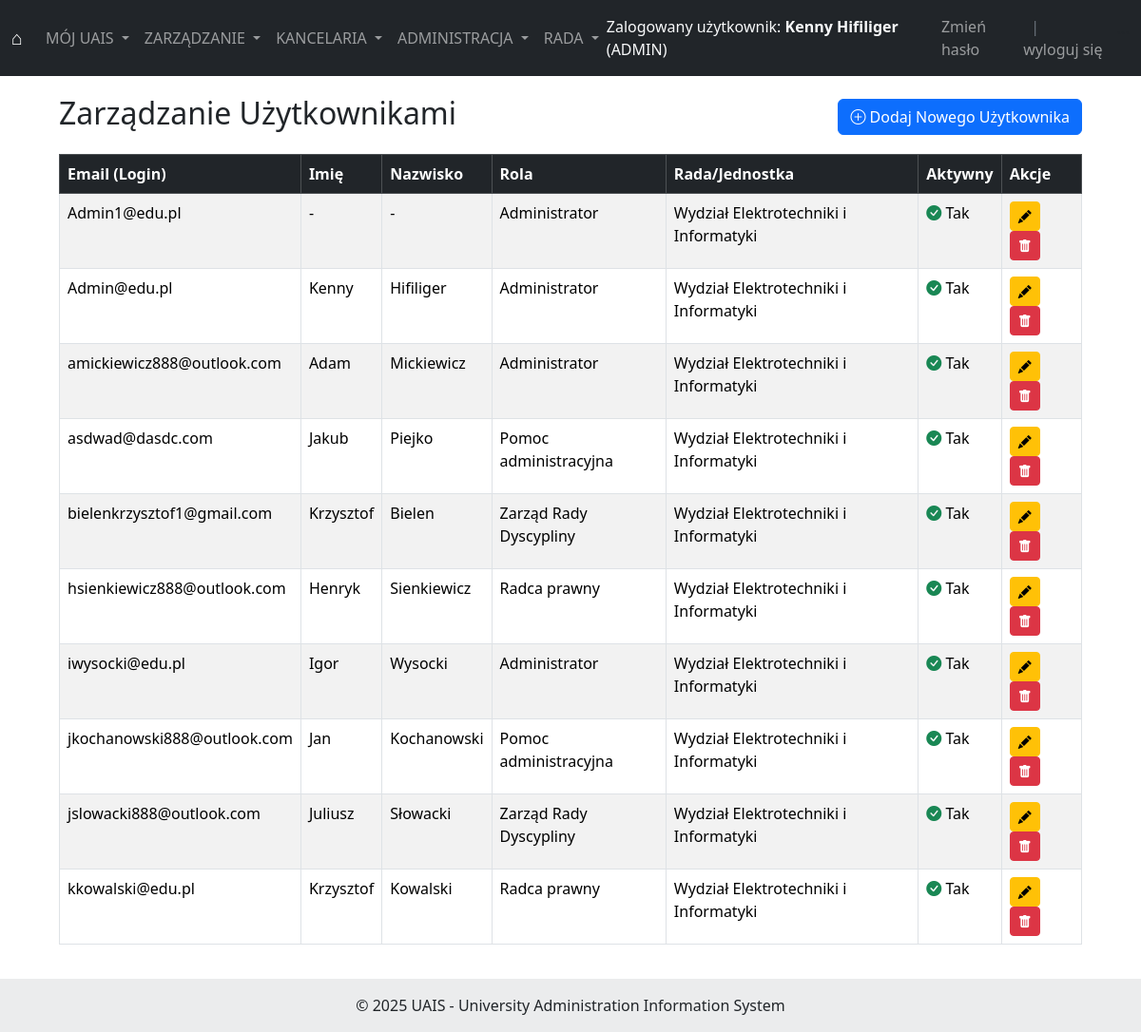
Screenshot of /manage/users/ (signed in) with the database file from the repository.
### users/models.py (models this page shows, shortened)
class User(AbstractUser):
    class Role(models.TextChoices):
        ADMIN = 'ADMIN', _('Administrator')
        PRAWNIK = 'PRAWNIK', _('Radca prawny')
        OBSLUGA = 'OBSLUGA', _('Pomoc administracyjna') # Zmieniona nazwa wyświetlana
        RADA = 'RADA', _('Zarząd Rady Dyscypliny')     # Zmieniona nazwa wyświetlana
    role = models.CharField(
        _('Rola'),
        max_length=50,
        choices=Role.choices,
        null=True,
        blank=True
    )
    rada_wydzialu = models.CharField(
        _('Rada/Jednostka'),
        max_length=255,
        blank=True, # Pole może być puste
        default='Wydział Elektrotechniki i Informatyki' # Domyślna wartość
    )
    email = models.EmailField(_('email address'), unique=True)
    USERNAME_FIELD = 'email'
    REQUIRED_FIELDS = ['username']

### management/views.py (the view, shortened to what this page needs)
# urls.py: path('users/', UserListView.as_view(), name='user_list'),
class UserListView(LoginRequiredMixin, UserPassesTestMixin, ListView):
    model = User
    template_name = 'management/user_list.html'
    context_object_name = 'users_list'
    paginate_by = 15
    def test_func(self):
        return self.request.user.role == User.Role.ADMIN or self.request.user.is_superuser
    def get_queryset(self):
        return User.objects.all().order_by('email')

### templates/management/user_list.html (shortened to what this page needs)
{% extends 'base.html' %}
{% block content %}
<div class="container mt-4">
    <div class="d-flex justify-content-between align-items-center mb-3">
        <h2>Zarządzanie Użytkownikami</h2>
        <a href="{% url 'management:user_add' %}" class="btn btn-primary">
            <i class="bi bi-plus-circle"></i> Dodaj Nowego Użytkownika
        </a>
    </div>
    <div class="table-responsive">
        <table class="table table-striped table-hover table-bordered">
            <thead class="table-dark">
                <tr>
                    <th scope="col">Email (Login)</th>
                    <th scope="col">Imię</th>
                    <th scope="col">Nazwisko</th>
                    <th scope="col">Rola</th>
                    <th scope="col">Rada/Jednostka</th>
                    <th scope="col">Aktywny</th>
                    <th scope="col">Akcje</th>
                </tr>
            </thead>
            <tbody>
                {% for user_obj in users_list %}
                <tr>
                    <td>{{ user_obj.email }}</td>
                    <td>{{ user_obj.first_name|default:"-" }}</td>
                    <td>{{ user_obj.last_name|default:"-" }}</td>
                    <td>{{ user_obj.get_role_display|default:"Brak" }}</td>
                    <td>{{ user_obj.rada_wydzialu|default:"-" }}</td>
                    <td>
                        {% if user_obj.is_active %}
                            <i class="bi bi-check-circle-fill text-success"></i> Tak
                        {% else %}
                            <i class="bi bi-x-circle-fill text-danger"></i> Nie
                        {% endif %}
                    </td>
                    <td>
                        <a href="{% url 'management:user_update' pk=user_obj.pk %}" class="btn btn-sm btn-warning me-1" title="Edytuj">
                            <i class="bi bi-pencil-fill"></i>
                        </a>
                        <a href="{% url 'management:user_delete' pk=user_obj.pk %}" class="btn btn-sm btn-danger" title="Usuń">
                            <i class="bi bi-trash-fill"></i>
                        </a>
                    </td>
                </tr>
                {% empty %}
                <tr>
                    <td colspan="7" class="text-center">Nie znaleziono użytkowników.</td>
                </tr>
                {% endfor %}
            </tbody>
        </table>
    </div>
</div>
{% endblock %}

### templates/base.html (shortened to what this page needs)
<!doctype html>
<html lang="pl">
<head>
    <link href="https://cdn.jsdelivr.net/npm/bootstrap@5.3.3/dist/css/bootstrap.min.css" rel="stylesheet">
    <link rel="stylesheet" href="https://cdn.jsdelivr.net/npm/bootstrap-icons@1.11.3/font/bootstrap-icons.min.css">
</head>
<body>
<nav class="navbar navbar-expand-lg navbar-dark bg-dark fixed-top">
    <div class="container-fluid">
        <a class="navbar-brand" href="{% url 'home' %}">⌂</a>
        <div class="collapse navbar-collapse" id="navbarNavDropdown">
            <ul class="navbar-nav me-auto mb-2 mb-lg-0">
                <li class="nav-item dropdown">
                    <a class="nav-link dropdown-toggle" href="#" id="mojUaisMenuLink" role="button" data-bs-toggle="dropdown" aria-expanded="false">
                        MÓJ UAIS
                    </a>
                </li>
                {% if user.is_authenticated %}
                    {% with allowed_roles=user.Role.ADMIN %}
                    <li class="nav-item dropdown">
                        <a class="nav-link dropdown-toggle {% if user.role != user.Role.ADMIN and not user.is_superuser %}disabled{% endif %}"
                           href="#"
                           id="managementMenuLink"
                           role="button"
                           data-bs-toggle="dropdown"
                           aria-expanded="false"
                           >
                            ZARZĄDZANIE
                        </a>
                    </li>
                    {% endwith %}
                    {% with allowed_roles=user.Role.PRAWNIK|stringformat:"s,"|add:user.Role.ADMIN %}
                    <li class="nav-item dropdown">
                        <a class="nav-link dropdown-toggle {% if user.role not in allowed_roles and not user.is_superuser %}disabled{% endif %}"
                           href="#"
                           id="kancelariaMenuLink"
                           role="button"
                           data-bs-toggle="dropdown"
                           aria-expanded="false"
                           >
                            KANCELARIA
                        </a>
                    </li>
                    {% endwith %}
                    {% with allowed_roles=user.Role.OBSLUGA|stringformat:"s,"|add:user.Role.ADMIN %}
                    <li class="nav-item dropdown">
                        <a class="nav-link dropdown-toggle {% if user.role not in allowed_roles and not user.is_superuser %}disabled{% endif %}"
                           href="#"
                           id="administracjaMenuLink"
                           role="button"
                           data-bs-toggle="dropdown"
                           aria-expanded="false"
                           >
                            ADMINISTRACJA
                        </a>
                    </li>
                     {% endwith %}
                    {% with allowed_roles=user.Role.RADA|stringformat:"s,"|add:user.Role.ADMIN %}
                    <li class="nav-item dropdown">
                        <a class="nav-link dropdown-toggle {% if user.role not in allowed_roles and not user.is_superuser %}disabled{% endif %}"
                           href="#"
                           id="radaMenuLink"
                           role="button"
                           data-bs-toggle="dropdown"
                           aria-expanded="false"
                           >
                            RADA
                        </a>
                    </li>
                     {% endwith %}
                {% endif %}
            </ul>
            <ul class="navbar-nav ms-auto mb-2 mb-lg-0 align-items-center">
                {% if user.is_authenticated %}
                    <li class="nav-item text-light me-3">
                        Zalogowany użytkownik:
                        <strong>{% if user.first_name and user.last_name %}{{ user.first_name }} {{ user.last_name }}{% else %}{{ user.username }}{% endif %}</strong>
                        ({% if user.role %}{{ user.role|upper }}{% else %}BRAK ROLI{% endif %})
                    </li>
                    <li class="nav-item">
                        <a class="nav-link" href="{% url 'password_change' %}">Zmień hasło</a>
                    </li>
                    <li class="nav-item">
                        <span class="text-secondary ms-2 me-2">|</span>
                        <form class="d-inline" method="post" action="{% url 'logout' %}">
                            <button type="submit" class="btn btn-link nav-link d-inline p-0 m-0 align-baseline">
                                wyloguj się
                            </button>
                        </form>
                    </li>
                {% else %}
                    <li class="nav-item">
                        <a class="nav-link {% if request.resolver_match.url_name == 'login' %}active{% endif %}" href="{% url 'login' %}">Zaloguj się</a>
                    </li>
                {% endif %}
            </ul>```
        </div>
    </div>
</nav>
<div class="container content-wrapper">
    {% block content %}
    {% endblock %}
</div>
<footer class="bg-light text-center text-lg-start mt-auto">
  <div class="text-center p-3" style="background-color: rgba(0, 0, 0, 0.05);">
    © {% now "Y" %} UAIS - University Administration Information System
  </div>
</footer>
</body>
</html>

### templates/base.html (style rules this page uses)
body { padding-top: 56px; }
.content-wrapper { padding: 20px; min-height: calc(100vh - 56px - 58px); }

### rows the page displays
User: first_name "Kenny", last_name "Hifiliger", role "ADMIN", email "Admin@edu.pl", role "Administrator", rada_wydzialu "Wydział Elektrotechniki i Informatyki", is_active True (drawn)
User: email "Admin1@edu.pl", first_name "-", last_name "-", role "Administrator", rada_wydzialu "Wydział Elektrotechniki i Informatyki", is_active True (drawn)
User: email "amickiewicz888@outlook.com", first_name "Adam", last_name "Mickiewicz", role "Administrator", rada_wydzialu "Wydział Elektrotechniki i Informatyki", is_active True (drawn)
User: email "asdwad@dasdc.com", first_name "Jakub", last_name "Piejko", role "Pomoc administracyjna", rada_wydzialu "Wydział Elektrotechniki i Informatyki", is_active True (drawn)
User: email "bielenkrzysztof1@gmail.com", first_name "Krzysztof", last_name "Bielen", role "Zarząd Rady Dyscypliny", rada_wydzialu "Wydział Elektrotechniki i Informatyki", is_active True (drawn)
User: email "hsienkiewicz888@outlook.com", first_name "Henryk", last_name "Sienkiewicz", role "Radca prawny", rada_wydzialu "Wydział Elektrotechniki i Informatyki", is_active True (drawn)
User: email "iwysocki@edu.pl", first_name "Igor", last_name "Wysocki", role "Administrator", rada_wydzialu "Wydział Elektrotechniki i Informatyki", is_active True (drawn)
User: email "jkochanowski888@outlook.com", first_name "Jan", last_name "Kochanowski", role "Pomoc administracyjna", rada_wydzialu "Wydział Elektrotechniki i Informatyki", is_active True (drawn)
User: email "jslowacki888@outlook.com", first_name "Juliusz", last_name "Słowacki", role "Zarząd Rady Dyscypliny", rada_wydzialu "Wydział Elektrotechniki i Informatyki", is_active True (drawn)
User: email "kkowalski@edu.pl", first_name "Krzysztof", last_name "Kowalski", role "Radca prawny", rada_wydzialu "Wydział Elektrotechniki i Informatyki", is_active True (drawn)
